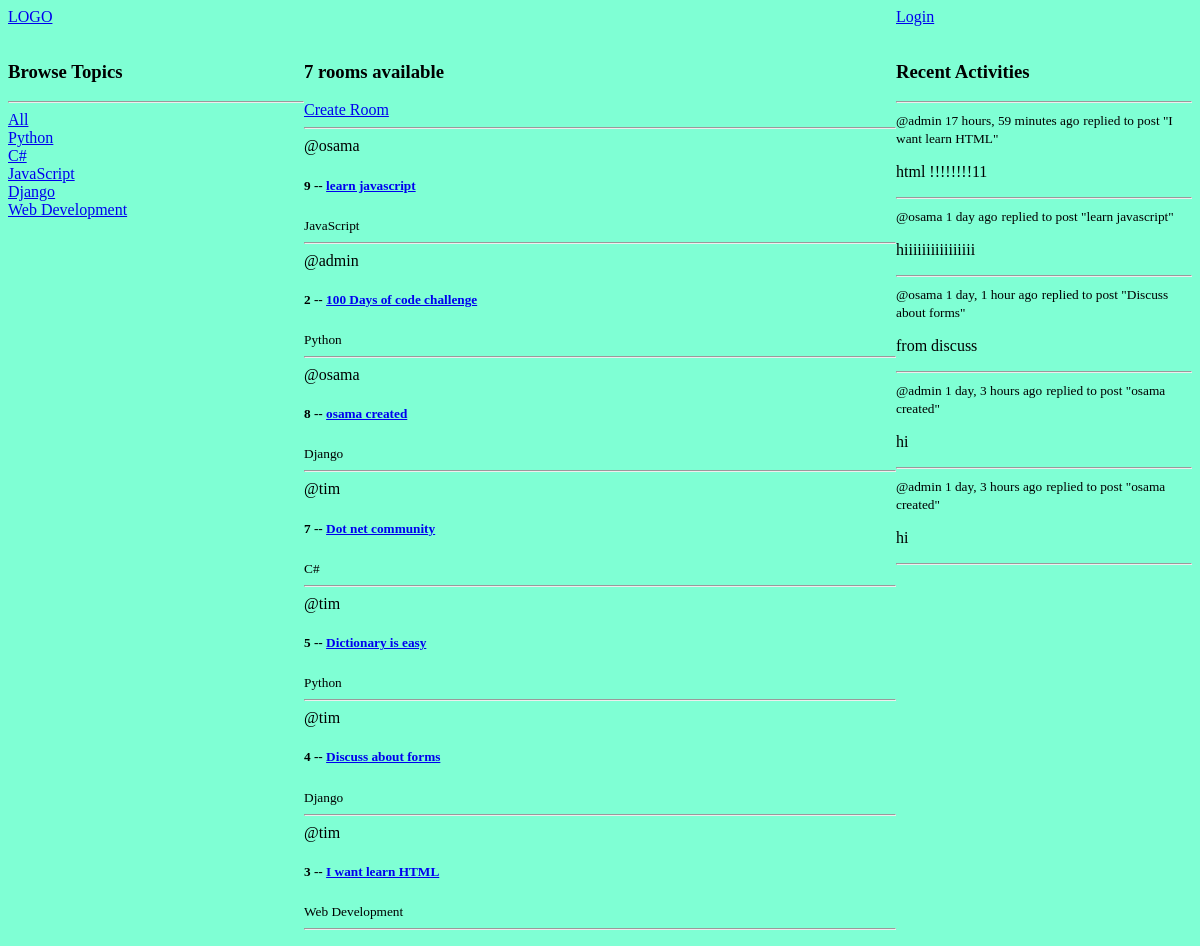
Before: / with the older database file.
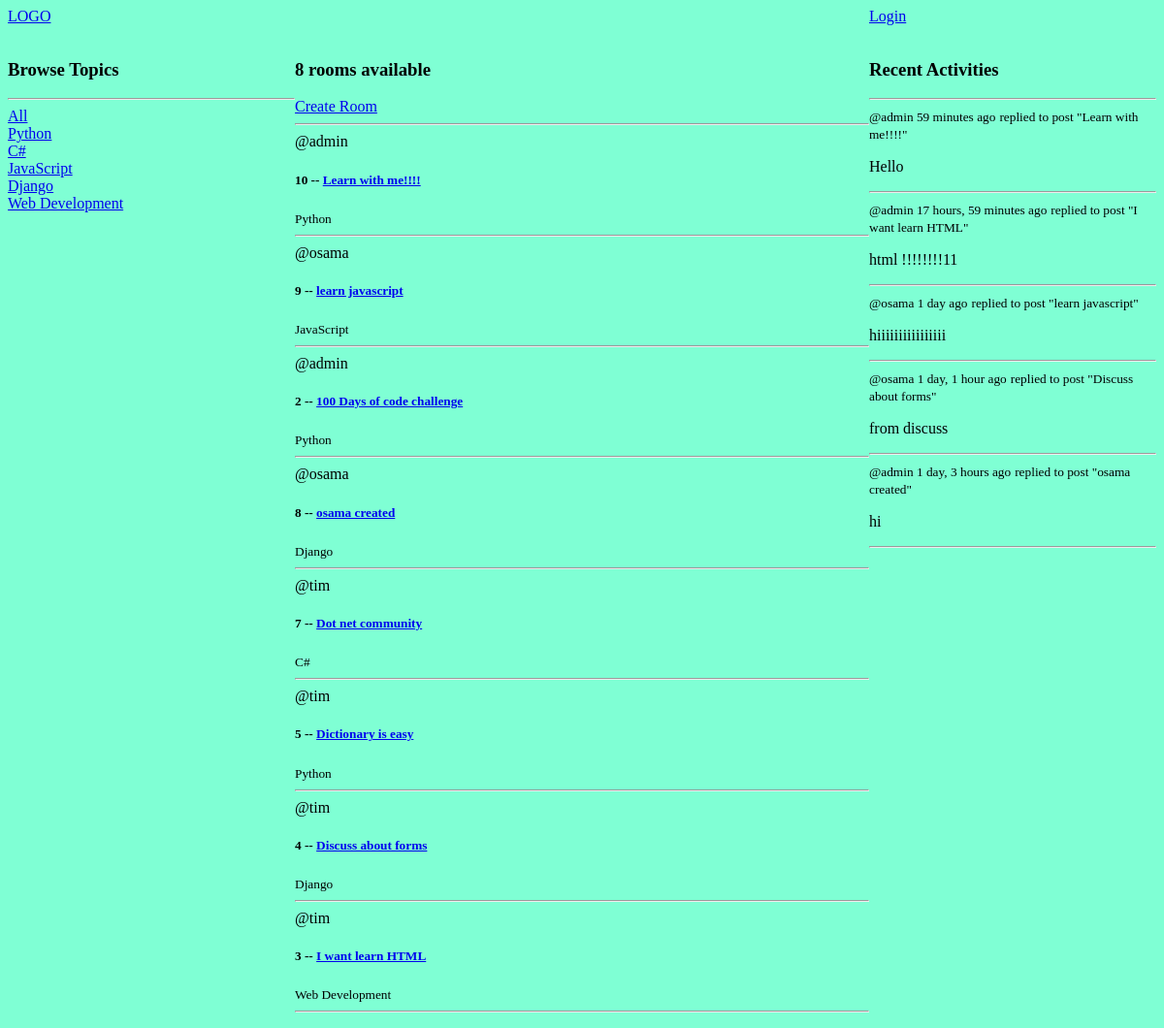
After: the same page with the newer database file.
### base/models.py (models this page shows, shortened)
class Topic(models.Model):
    name = models.CharField(max_length = 200)

class Room(models.Model):
    host = models.ForeignKey(User, on_delete=models.SET_NULL, null=True)
    topic = models.ForeignKey(Topic, on_delete=models.SET_NULL, null=True)
    name = models.CharField(max_length = 200)
    description = models.TextField(null=True, blank=True)
    participants = models.ManyToManyField(User, related_name='participants', blank=True)
    updated = models.DateTimeField(auto_now=True, auto_now_add=False)
    created = models.DateTimeField(auto_now=False, auto_now_add=True)
    class Meta:
        ordering = ['-updated', '-created']
    def __str__(self) -> str:
        return self.name

class Message(models.Model):
    user = models.ForeignKey(User, on_delete=models.CASCADE)
    room = models.ForeignKey(Room, on_delete=models.CASCADE)
    body = models.CharField(max_length=300)
    updated = models.DateTimeField(auto_now=True, auto_now_add=False)
    created = models.DateTimeField(auto_now=False, auto_now_add=True)
    class Meta:
        ordering = ['-created']
    def __str__(self) -> str:
        return self.body[0:50]

### base/views.py (the view)
# urls.py: path('', views.home, name='home'),
def home(request):
    q = request.GET.get('q') if request.GET.get('q') != None else ''
    rooms = Room.objects.filter(
        Q(topic__name__icontains=q) |
        Q(name__icontains=q) |
        Q(description__icontains=q)
        )
    room_count = rooms.count()
    topics = Topic.objects.all()
    messages = Message.objects.filter(Q(room__topic__name__icontains=q))[:5]
    context = {'rooms': rooms, 'topics': topics, 'room_count': room_count,
               'recent_messages': messages}
    return render(request, 'base/home.html', context)

### base/templates/base/home.html (shortened to what this page needs)
{% extends 'main.html' %}
{% block content %}
    <div class="home-container">
        <div>
            {% include 'base/topics_component.html' %}
        </div>
        <div>
            <h3>{{room_count}} rooms available</h3>
            <a href="{% url 'createRoom' %}">Create Room</a>
            <hr>
            <div>
                {% for room in rooms %}
                    <span>@{{ room.host.username }}</span>
                    <div>
                        <h5>{{ room.id }} -- <a href="{% url 'room' room.id %}">{{ room.name }}</a></h5>
                    </div>
                    <small>{{ room.topic.name }}</small>
                    <hr>
                {% endfor %}
            </div>
        </div>
        <div>
            {% include 'base/activity_component.html' %}
        </div>
    </div>
{% endblock content %}

### base/templates/base/topics_component.html
<h3>Browse Topics</h3>
<hr>
<div>
    <a href="{% url 'home' %}">All</a>
</div>
{% for topic in topics %}
    <div>
        <a href="{% url 'home' %}?q={{topic.name}}">{{topic.name}}</a>
    </div>
{% endfor %}

### base/templates/base/activity_component.html (shortened to what this page needs)
<h3>Recent Activities</h3>
<hr>
{% for message in recent_messages %}
    <div>
        <small>@{{message.user}}   {{message.created|timesince}} ago</small>
        <small>replied to post "{{message.room}}"</small>
        <p>{{message}}</p>
        <hr>
    </div>
{% endfor %}

Changed rows visible on the page:
no longer on this page (row unchanged): Message: user "admin", created "1 day, 3 hours", room "osama created", body "hi"
added Room: host.username "admin", id "10", name "Learn with me!!!!", topic.name "Python"
added Message: user "admin", created "59 minutes", room "Learn with me!!!!", body "Hello"
Other visible differences:
{{ room_count }}: "7" → "8"
